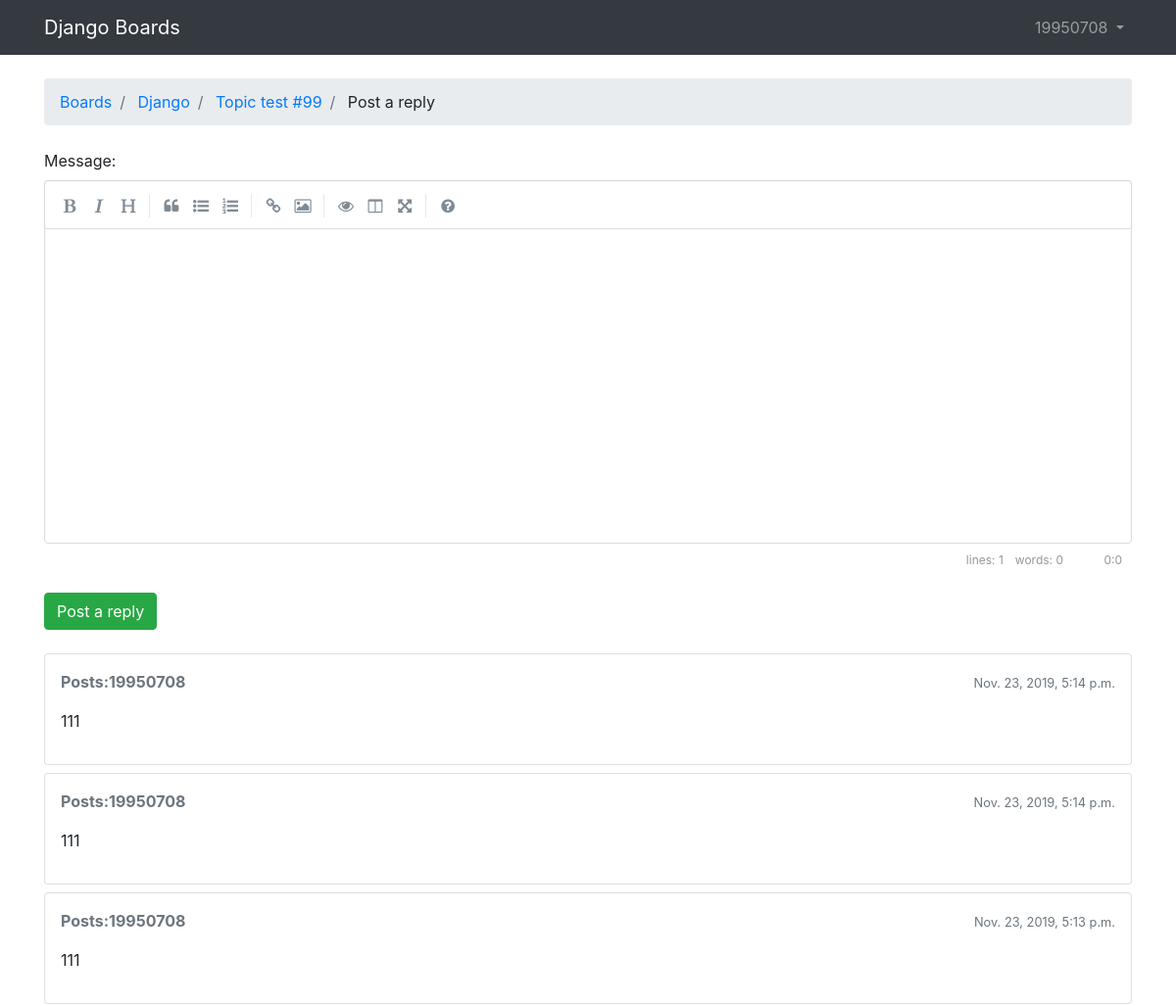
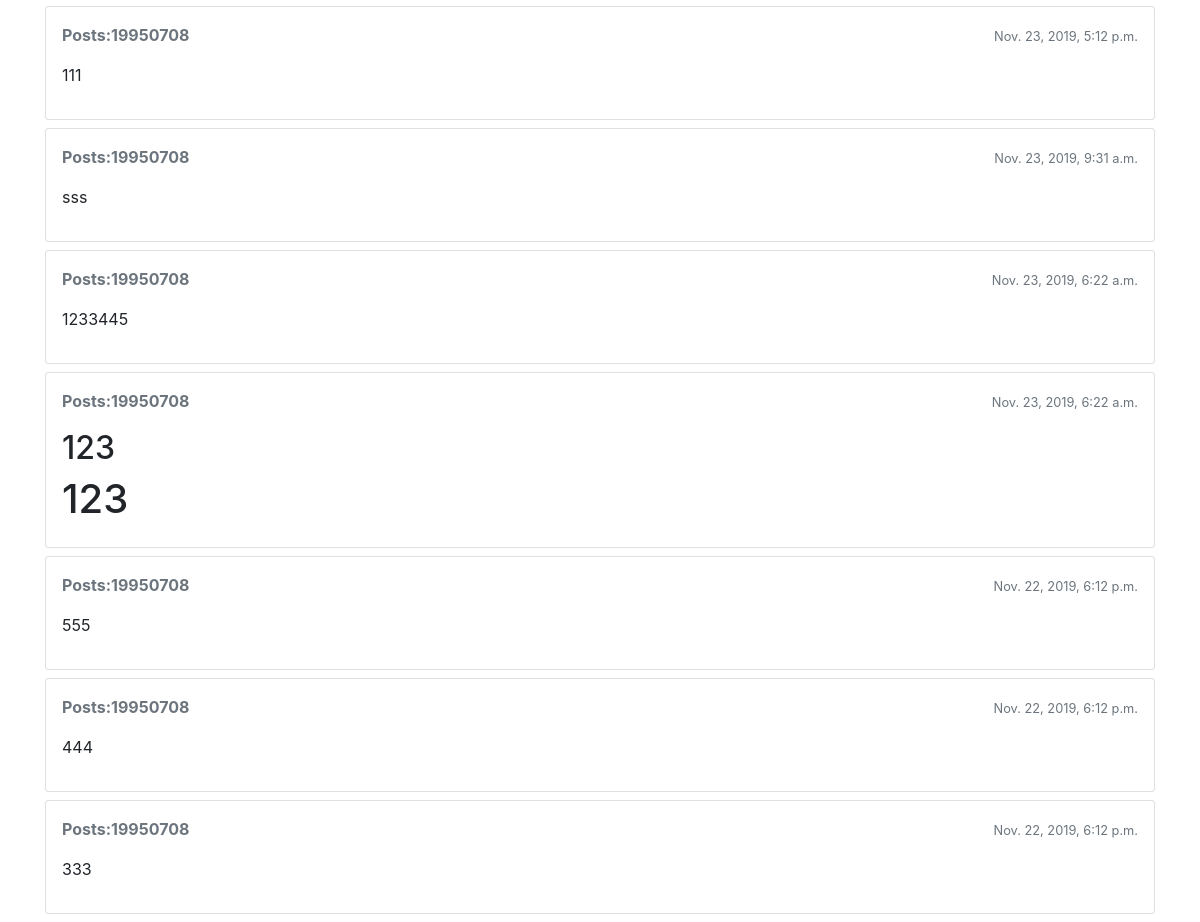
Page /boards/1/topics/117/reply/ (signed in) on the committed database (2 pictures, top to bottom).
### boards/models.py (models this page shows, shortened)
class Topic(models.Model):
	subject = models.CharField(max_length = 255)
	last_updated = models.DateTimeField(auto_now_add=True)
	board = models.ForeignKey(Board,related_name = 'topics',on_delete=models.CASCADE)
	starter = models.ForeignKey(User,related_name = 'topics',on_delete=models.CASCADE)
	views = models.PositiveIntegerField(default=0)
	def get_last_ten_posts(self):
		return self.posts.order_by('-created_at')[:10]

class Board(models.Model):
	name = models.CharField(max_length = 30,unique=True)
	description = models.CharField(max_length=100)

class Post(models.Model):
	message = models.TextField(max_length=4000)
	topic = models.ForeignKey(Topic,related_name='posts',on_delete=models.CASCADE)
	created_at = models.DateTimeField(auto_now_add=True)
	updated_at = models.DateTimeField(null = True)
	created_by = models.ForeignKey(User,null=True,related_name='+',on_delete=models.CASCADE)
	updated_by = models.ForeignKey(User,null=True,related_name='+',on_delete=models.CASCADE)
	def get_message_as_markdown(self):
		return mark_safe(markdown(self.message,safe_mode = 'escape'))

### boards/views.py (the view)
# urls.py: url(r'^boards/(?P<pk>\d+)/topics/(?P<topic_pk>\d+)/reply/$',views.reply_topic,name='reply_topic'),
@login_required
def reply_topic(request, pk,topic_pk):
	topic = get_object_or_404(Topic, board__pk=pk, pk=topic_pk)
	if request.method == 'POST':
		form = PostForm(request.POST)
		if form.is_valid():
			post = form.save(commit=False)
			post.topic = topic
			post.created_by = request.user
			post.save()
			topic.last_updated = timezone.now()
			topic.save()
			topic_url=reverse('topic_posts',kwargs={'pk':pk,'topic_pk':topic_pk})
			topic_post_url = '{url}?page={page}#{id}'.format(
				url=topic_url,
				id=post.pk,
				page = topic.get_page_count()
				)
			return redirect(topic_post_url)
	else:
		form = PostForm()
	return render(request, 'reply_topic.html',{'topic':topic,'form':form})

### boards/templatetags/form_tags.py (called while the page is built)
@register.filter
def input_class(bound_field):
	css_class = ''
	if bound_field.form.is_bound:
		if bound_field.errors:
			css_class ='is-invalid'
		elif field_type(bound_field) != 'PasswordInput':
			css_class ='is-valid'
	return 'form-control {}'.format(css_class)

### templates/reply_topic.html (shortened to what this page needs)
{% extends 'base.html' %}
{% load static %}
{% block stylesheet %}
	<link rel="stylesheet" href="{% static 'css/simplemde.min.css' %}">
{% endblock %}
{% block breadcrumb %}
	<li class='breadcrumb-item '><a href="{% url 'home' %}">Boards</a></li>
	<li class='breadcrumb-item '><a href="{% url 'board_topics' topic.board.pk %}">
		{{topic.board.name}}
	</a></li>
	<li class='breadcrumb-item '><a href="{% url 'topic_posts' topic.board.pk topic.pk %}">
		{{ topic.subject }}</a></li>
	<li class='breadcrumb-item ' active> Post a reply</li>
{% endblock %}
{% block content %}
<form method='post' class='mb-4' novalidate>
	{% include 'includes/form.html' %}
	<button type="submit" class="btn btn-success">Post a reply</button>
</form>
{% for post in topic.get_last_ten_posts %}
	<div class="card mb-2">
		<div class="card-body p-3">
			<div class="row mb-3">
				<div class='col-6'>
					<strong class='text-muted'>Posts:{{ post.created_by.username }}</strong>
				</div>
				<div class="col-6 text-right">
					<small class='text-muted'> {{ post.created_at }} </small>
				</div>
			</div>
			{{ post.get_message_as_markdown }}
		</div>
	</div>
{% endfor %}
{% endblock %}

### templates/base.html (shortened to what this page needs)
{% load static %} <!DOCTYPE html>
<html>
	<head>
		<link rel="stylesheet" href="{% static 'css/bootstrap.min.css' %}">
		{% block stylesheet %}{% endblock %}
	</head>
	<body>
		{% block body %}
			<nav class="navbar navbar-expand-sm navbar-dark bg-dark">
				<div class="container">
					<a class="navbar-brand" href="{%url 'home'%}">Django Boards</a>
					<div class="collapse navbar-collapse" id='mainMenu'>
						{% if user.is_authenticated %}
							<ul class="navbar-nav ml-auto">
								<li class="nav-item">
									<a class='nav-link dropdown-toggle' href = '#'
									id='userMenu' data-toggle='dropdown' aria-hapopup='True'
									aria-expanded='false'>{{ user.username }}
									</a>
								</li>
							</ul>
						{% endif %}
					</div>
				</div>
			</nav>
			<div class="container">
				<ol class='breadcrumb my-4'>
					{% block breadcrumb %}
					{% endblock %}
				</ol>
				{% block content %}
				{% endblock %}
			</div>
		{% endblock body %}
	</body>
</html>

### rows in the picture
Topic: board.name "Django", subject "Topic test #99"
Post: created_by.username "19950708", created_at "Nov. 23, 2019, 5:14 p.m.", get_message_as_markdown "111"
Post: created_by.username "19950708", created_at "Nov. 23, 2019, 5:14 p.m.", get_message_as_markdown "111"
Post: created_by.username "19950708", created_at "Nov. 23, 2019, 5:13 p.m.", get_message_as_markdown "111"
Post: created_by.username "19950708", created_at "Nov. 23, 2019, 5:12 p.m.", get_message_as_markdown "111"
Post: created_by.username "19950708", created_at "Nov. 23, 2019, 9:31 a.m.", get_message_as_markdown "sss"
Post: created_by.username "19950708", created_at "Nov. 23, 2019, 6:22 a.m.", get_message_as_markdown "1233445"
Post: created_by.username "19950708", created_at "Nov. 23, 2019, 6:22 a.m.", get_message_as_markdown "123 123"
Post: created_by.username "19950708", created_at "Nov. 22, 2019, 6:12 p.m.", get_message_as_markdown "555"
Post: created_by.username "19950708", created_at "Nov. 22, 2019, 6:12 p.m.", get_message_as_markdown "444"
Post: created_by.username "19950708", created_at "Nov. 22, 2019, 6:12 p.m.", get_message_as_markdown "333"

### other values in the picture
{{ user.username }} "19950708"
{{ field.label_tag }} "Message:"
